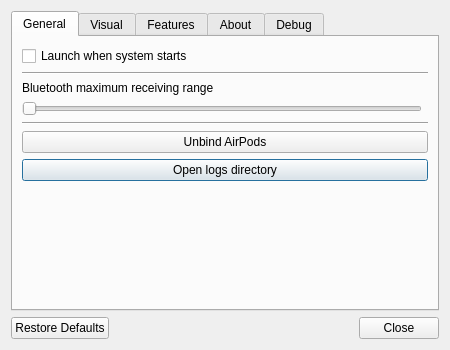
<?xml version="1.0" encoding="UTF-8"?>
<ui version="4.0">
 <class>SettingsWindow</class>
 <widget class="QDialog" name="SettingsWindow">
  <property name="geometry">
   <rect>
    <x>0</x>
    <y>0</y>
    <width>450</width>
    <height>350</height>
   </rect>
  </property>
  <property name="windowTitle">
   <string>AirpodsBridge Settings</string>
  </property>
  <layout class="QVBoxLayout" name="verticalLayout">
   <item>
    <widget class="QTabWidget" name="tabWidget">
     <property name="currentIndex">
      <number>0</number>
     </property>
     <widget class="QWidget" name="general">
      <attribute name="title">
       <string>General</string>
      </attribute>
      <layout class="QGridLayout" name="gridLayout">
       <item row="7" column="0" colspan="2">
        <widget class="Line" name="line_5">
         <property name="orientation">
          <enum>Qt::Horizontal</enum>
         </property>
        </widget>
       </item>
       <item row="9" column="0" colspan="2">
        <widget class="QPushButton" name="pbOpenLogsDirectory">
         <property name="text">
          <string>Open logs directory</string>
         </property>
        </widget>
       </item>
       <item row="4" column="0" colspan="2">
        <widget class="Line" name="line_4">
         <property name="orientation">
          <enum>Qt::Horizontal</enum>
         </property>
        </widget>
       </item>
       <item row="5" column="0" colspan="2">
        <widget class="QLabel" name="label_2">
         <property name="text">
          <string>Bluetooth maximum receiving range</string>
         </property>
        </widget>
       </item>
       <item row="8" column="0" colspan="2">
        <widget class="QPushButton" name="pbUnbind">
         <property name="text">
          <string>Unbind AirPods</string>
         </property>
        </widget>
       </item>
       <item row="3" column="0" colspan="2">
        <widget class="QCheckBox" name="cbAutoRun">
         <property name="text">
          <string>Launch when system starts</string>
         </property>
        </widget>
       </item>
       <item row="6" column="0">
        <widget class="QSlider" name="hsMaxReceivingRange">
         <property name="orientation">
          <enum>Qt::Horizontal</enum>
         </property>
        </widget>
       </item>
       <item row="10" column="0">
        <spacer name="verticalSpacer">
         <property name="orientation">
          <enum>Qt::Vertical</enum>
         </property>
         <property name="sizeHint" stdset="0">
          <size>
           <width>20</width>
           <height>40</height>
          </size>
         </property>
        </spacer>
       </item>
      </layout>
     </widget>
     <widget class="QWidget" name="visual">
      <attribute name="title">
       <string>Visual</string>
      </attribute>
      <layout class="QGridLayout" name="gridLayout_4">
       <item row="3" column="0">
        <widget class="QLabel" name="label_7">
         <property name="text">
          <string>Display battery on taskbar</string>
         </property>
        </widget>
       </item>
       <item row="5" column="0">
        <spacer name="verticalSpacer_5">
         <property name="orientation">
          <enum>Qt::Vertical</enum>
         </property>
         <property name="sizeHint" stdset="0">
          <size>
           <width>20</width>
           <height>185</height>
          </size>
         </property>
        </spacer>
       </item>
       <item row="1" column="0">
        <layout class="QHBoxLayout" name="horizontalLayout">
         <item>
          <widget class="QRadioButton" name="rbDisplayBatteryOnTrayIconDisable">
           <property name="text">
            <string>Disable</string>
           </property>
           <property name="checked">
            <bool>true</bool>
           </property>
           <attribute name="buttonGroup">
            <string notr="true">buttonGroup</string>
           </attribute>
          </widget>
         </item>
         <item>
          <widget class="QRadioButton" name="rbDisplayBatteryOnTrayIconWhenLowBattery">
           <property name="text">
            <string>When low battery</string>
           </property>
           <attribute name="buttonGroup">
            <string notr="true">buttonGroup</string>
           </attribute>
          </widget>
         </item>
         <item>
          <widget class="QRadioButton" name="rbDisplayBatteryOnTrayIconAlways">
           <property name="text">
            <string>Always</string>
           </property>
           <attribute name="buttonGroup">
            <string notr="true">buttonGroup</string>
           </attribute>
          </widget>
         </item>
        </layout>
       </item>
       <item row="4" column="0">
        <layout class="QHBoxLayout" name="horizontalLayout_5">
         <item>
          <widget class="QRadioButton" name="rbDisplayBatteryOnTaskbarDisable">
           <property name="text">
            <string>Disable</string>
           </property>
           <property name="checked">
            <bool>true</bool>
           </property>
           <attribute name="buttonGroup">
            <string notr="true">buttonGroup_2</string>
           </attribute>
          </widget>
         </item>
         <item>
          <widget class="QRadioButton" name="rbDisplayBatteryOnTaskbarText">
           <property name="text">
            <string>As text</string>
           </property>
           <attribute name="buttonGroup">
            <string notr="true">buttonGroup_2</string>
           </attribute>
          </widget>
         </item>
         <item>
          <widget class="QRadioButton" name="rbDisplayBatteryOnTaskbarIcon">
           <property name="text">
            <string>As icon</string>
           </property>
           <attribute name="buttonGroup">
            <string notr="true">buttonGroup_2</string>
           </attribute>
          </widget>
         </item>
        </layout>
       </item>
       <item row="0" column="0">
        <widget class="QLabel" name="label_5">
         <property name="text">
          <string>Display battery on tray icon</string>
         </property>
        </widget>
       </item>
       <item row="2" column="0">
        <widget class="Line" name="line_8">
         <property name="orientation">
          <enum>Qt::Horizontal</enum>
         </property>
        </widget>
       </item>
      </layout>
     </widget>
     <widget class="QWidget" name="features">
      <attribute name="title">
       <string>Features</string>
      </attribute>
      <layout class="QGridLayout" name="gridLayout_2">
       <item row="1" column="0">
        <widget class="Line" name="line_2">
         <property name="orientation">
          <enum>Qt::Horizontal</enum>
         </property>
        </widget>
       </item>
       <item row="2" column="0">
        <layout class="QHBoxLayout" name="horizontalLayoutQuickConnect">
         <item>
          <widget class="QCheckBox" name="cbTrayQuickConnectEnabled">
           <property name="text">
            <string>Connect the selected device on a tray icon click</string>
           </property>
          </widget>
         </item>
         <item>
          <layout class="QHBoxLayout" name="hlTipTrayQuickConnect"/>
         </item>
         <item>
          <spacer name="horizontalSpacer_3">
           <property name="orientation">
            <enum>Qt::Horizontal</enum>
           </property>
           <property name="sizeHint" stdset="0">
            <size>
             <width>40</width>
             <height>20</height>
            </size>
           </property>
          </spacer>
         </item>
        </layout>
       </item>
       <item row="3" column="0">
        <layout class="QHBoxLayout" name="horizontalLayoutQuickConnectDevice">
         <item>
          <widget class="QLabel" name="lbTrayQuickConnectDevice">
           <property name="text">
            <string>Device</string>
           </property>
           <property name="buddy">
            <cstring>cbTrayQuickConnectDevice</cstring>
           </property>
          </widget>
         </item>
         <item>
          <widget class="QComboBox" name="cbTrayQuickConnectDevice">
           <property name="toolTip">
            <string>The paired Bluetooth audio device a tray icon click connects.</string>
           </property>
          </widget>
         </item>
        </layout>
       </item>
       <item row="4" column="0">
        <spacer name="verticalSpacer_2">
         <property name="orientation">
          <enum>Qt::Vertical</enum>
         </property>
         <property name="sizeHint" stdset="0">
          <size>
           <width>20</width>
           <height>56</height>
          </size>
         </property>
        </spacer>
       </item>
       <item row="0" column="0">
        <layout class="QHBoxLayout" name="horizontalLayout_3">
         <item>
          <widget class="QCheckBox" name="cbAutoEarDetection">
           <property name="text">
            <string>Automatic ear detection</string>
           </property>
          </widget>
         </item>
         <item>
          <layout class="QHBoxLayout" name="hlTipAutoEarDetection"/>
         </item>
         <item>
          <spacer name="horizontalSpacer_2">
           <property name="orientation">
            <enum>Qt::Horizontal</enum>
           </property>
           <property name="sizeHint" stdset="0">
            <size>
             <width>40</width>
             <height>20</height>
            </size>
           </property>
          </spacer>
         </item>
        </layout>
       </item>
      </layout>
     </widget>
     <widget class="QWidget" name="about">
      <attribute name="title">
       <string>About</string>
      </attribute>
      <layout class="QGridLayout" name="gridLayout_3">
       <item row="0" column="0">
        <layout class="QVBoxLayout" name="verticalLayout_2">
         <item>
          <widget class="QWidget" name="logo" native="true">
           <property name="minimumSize">
            <size>
             <width>64</width>
             <height>64</height>
            </size>
           </property>
           <property name="styleSheet">
            <string notr="true">image: url(:/Resource/Image/Icon.svg);</string>
           </property>
          </widget>
         </item>
         <item>
          <spacer name="verticalSpacer_3">
           <property name="orientation">
            <enum>Qt::Vertical</enum>
           </property>
           <property name="sizeHint" stdset="0">
            <size>
             <width>20</width>
             <height>40</height>
            </size>
           </property>
          </spacer>
         </item>
        </layout>
       </item>
       <item row="0" column="1">
        <layout class="QVBoxLayout" name="verticalLayout_3">
         <item>
          <layout class="QHBoxLayout" name="horizontalLayout_7">
           <item>
            <widget class="QLabel" name="label_3">
             <property name="font">
              <font>
               <family>Arial</family>
               <pointsize>12</pointsize>
               <weight>75</weight>
               <bold>true</bold>
              </font>
             </property>
             <property name="text">
              <string notr="true">AirpodsBridge</string>
             </property>
            </widget>
           </item>
           <item>
            <widget class="QLabel" name="lbVersion">
             <property name="text">
              <string notr="true">v</string>
             </property>
             <property name="openExternalLinks">
              <bool>true</bool>
             </property>
             <property name="textInteractionFlags">
              <set>Qt::LinksAccessibleByMouse|Qt::TextSelectableByMouse</set>
             </property>
            </widget>
           </item>
           <item>
            <spacer name="horizontalSpacer_4">
             <property name="orientation">
              <enum>Qt::Horizontal</enum>
             </property>
             <property name="sizeHint" stdset="0">
              <size>
               <width>40</width>
               <height>20</height>
              </size>
             </property>
            </spacer>
           </item>
          </layout>
         </item>
         <item>
          <widget class="Line" name="line_7">
           <property name="orientation">
            <enum>Qt::Horizontal</enum>
           </property>
          </widget>
         </item>
         <item>
          <widget class="QLabel" name="label">
           <property name="text">
            <string>&lt;html&gt;&lt;head/&gt;&lt;body&gt;&lt;p&gt;Open source &lt;a href=&quot;https://github.com/Arman2122/AirpodsBridge&quot;&gt;&lt;span style=&quot; text-decoration: underline; color:#0000ff;&quot;&gt;repository&lt;/span&gt;&lt;/a&gt; and licensed under &lt;a href=&quot;https://github.com/Arman2122/AirpodsBridge/blob/main/LICENSE&quot;&gt;&lt;span style=&quot; text-decoration: underline; color:#0000ff;&quot;&gt;MIT&lt;/span&gt;&lt;/a&gt;.&lt;/p&gt;&lt;/body&gt;&lt;/html&gt;</string>
           </property>
           <property name="openExternalLinks">
            <bool>true</bool>
           </property>
          </widget>
         </item>
         <item>
          <widget class="QLabel" name="label_4">
           <property name="text">
            <string>Copyright © 2026 Arman2122</string>
           </property>
          </widget>
         </item>
         <item>
          <widget class="Line" name="line_6">
           <property name="orientation">
            <enum>Qt::Horizontal</enum>
           </property>
          </widget>
         </item>
         <item>
          <widget class="QTextBrowser" name="tbCredits">
           <property name="frameShape">
            <enum>QFrame::NoFrame</enum>
           </property>
           <property name="textInteractionFlags">
            <set>Qt::LinksAccessibleByKeyboard|Qt::LinksAccessibleByMouse</set>
           </property>
           <property name="openExternalLinks">
            <bool>true</bool>
           </property>
          </widget>
         </item>
        </layout>
       </item>
      </layout>
     </widget>
     <widget class="QWidget" name="debug">
      <attribute name="title">
       <string notr="true">Debug</string>
      </attribute>
      <layout class="QGridLayout" name="gridLayout_6">
       <item row="0" column="0">
        <widget class="QGroupBox" name="groupBox">
         <property name="title">
          <string notr="true">Bluetooth Advertisement Override</string>
         </property>
         <layout class="QGridLayout" name="gridLayout_5">
          <item row="1" column="0">
           <widget class="QTextEdit" name="teAdvOverride"/>
          </item>
          <item row="0" column="0">
           <widget class="QCheckBox" name="cbAdvOverride">
            <property name="text">
             <string notr="true">Enabled</string>
            </property>
           </widget>
          </item>
         </layout>
        </widget>
       </item>
      </layout>
     </widget>
    </widget>
   </item>
   <item>
    <widget class="QDialogButtonBox" name="buttonBox">
     <property name="orientation">
      <enum>Qt::Horizontal</enum>
     </property>
     <property name="standardButtons">
      <set>QDialogButtonBox::Close|QDialogButtonBox::RestoreDefaults</set>
     </property>
    </widget>
   </item>
  </layout>
 </widget>
 <resources/>
 <connections>
  <connection>
   <sender>buttonBox</sender>
   <signal>accepted()</signal>
   <receiver>SettingsWindow</receiver>
   <slot>accept()</slot>
   <hints>
    <hint type="sourcelabel">
     <x>248</x>
     <y>254</y>
    </hint>
    <hint type="destinationlabel">
     <x>157</x>
     <y>274</y>
    </hint>
   </hints>
  </connection>
  <connection>
   <sender>buttonBox</sender>
   <signal>rejected()</signal>
   <receiver>SettingsWindow</receiver>
   <slot>reject()</slot>
   <hints>
    <hint type="sourcelabel">
     <x>316</x>
     <y>260</y>
    </hint>
    <hint type="destinationlabel">
     <x>286</x>
     <y>274</y>
    </hint>
   </hints>
  </connection>
 </connections>
 <buttongroups>
  <buttongroup name="buttonGroup"/>
  <buttongroup name="buttonGroup_2"/>
 </buttongroups>
</ui>
